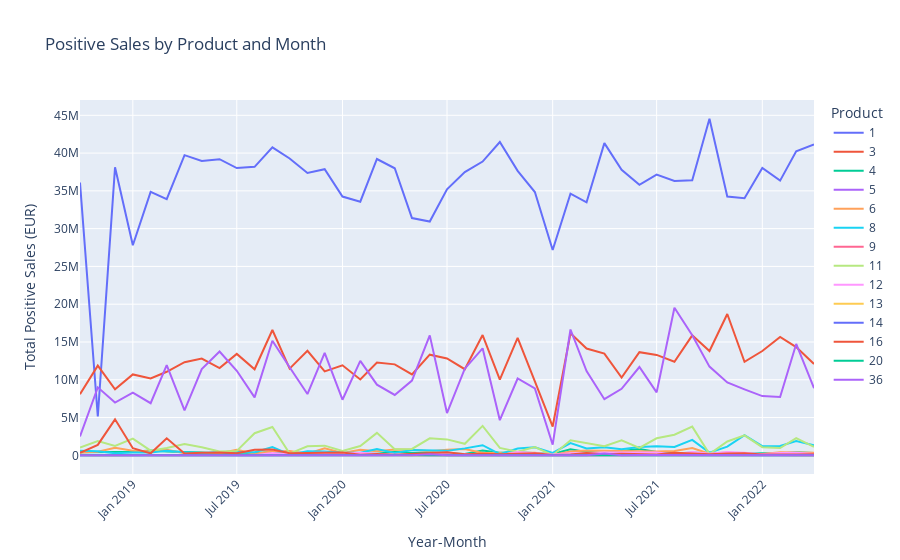

Notebook cell for this chart:
### Markdown cell above
<span style="background-color:#235987; padding:5px; border-radius:5px;">**Remarks**</span> <a id='sales-data'></a>

Products positive sales values, by order:

**1.** Product 1

**2.** Product 3

**3.** Product 5

**4.** Product 11

**5.** Product 8

**6.** Product 6

**7.** Product 16

**8.** Product 4

**9.** Product 12

**10.** Product 36

**11.** Product 13

**12.** Product 14

**13.** Product 9

**14.** Product 20

### Code cell
positive_sales['Year_Month'] = positive_sales['DATE'].dt.to_period('M').astype(str)
grouped_positive_sales_prod_month = positive_sales.groupby(['Year_Month', 'Mapped_GCK'])['Sales_EUR'].sum().reset_index()

plot_sales_by_product_month(grouped_positive_sales_prod_month, 'Year_Month', 'Sales_EUR', 'Mapped_GCK', 
                            'Positive Sales by Product and Month', 'Year-Month', 'Total Positive Sales (EUR)')
